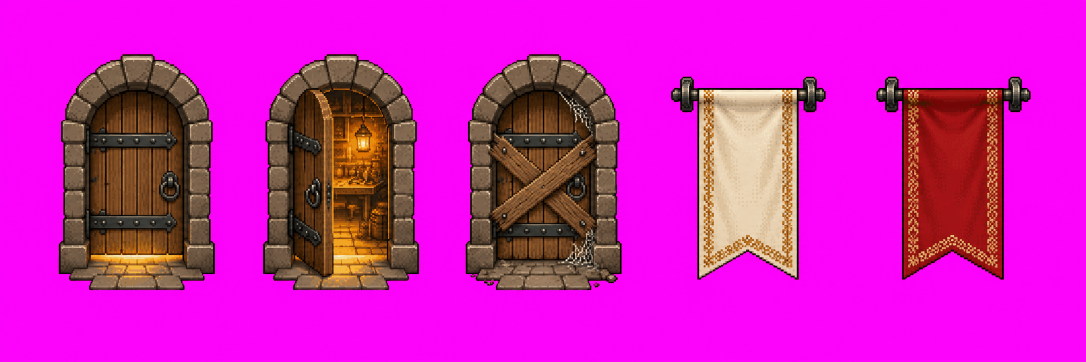
#> input picture .ledger/202610171741-guildworld/prototypes/headquarters/raw-art/doors.png, 2172 x 724 px (shown at 1/2 size)
$ python clean.py
#> lines starting #> are read from the running program, lines starting #| are printed output that depends on the picture; after the words box and inside, x2 and y2 are one past the last pixel; in counts of white or black regions, pixels touching at a corner belong together
"""PROTOTYPE (throwaway): turn raw-art/ into assets/ for the headquarters prototype.

Painted scenes load straight from raw-art/ (quantized to 256 colours). Sprite sheets on magenta are cut into pieces:
the door sheet into separate images, the cat sheet into one strip of equal frames with feet on one baseline.
Run from this directory: uv run -q -w pillow -w numpy python clean.py
"""

from pathlib import Path

import numpy as np
from PIL import Image

here = Path(__file__).resolve().parent
raw, out = here / "raw-art", here / "assets"
out.mkdir(exist_ok=True)


def cut(path, count):
#> called with count = 5
    sheet = np.array(Image.open(path).convert("RGB")).astype(int)
    r, g, b = sheet[..., 0], sheet[..., 1], sheet[..., 2]
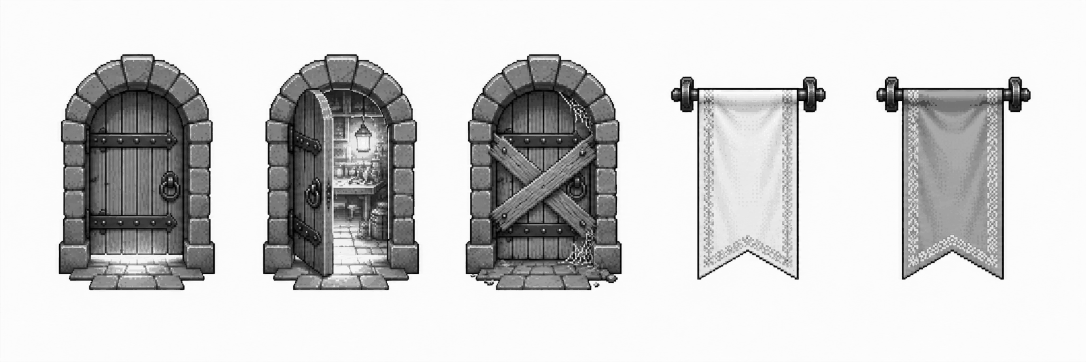
#> r: shape (724, 2172) int64 (shown at 1/2 size); min 1, max 253, mean 206.8
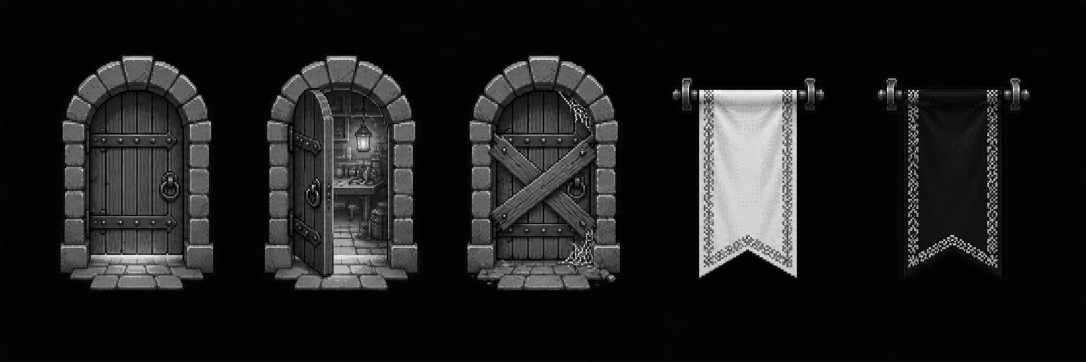
#> g: shape (724, 2172) int64 (shown at 1/2 size); min 1, max 238, mean 29.2
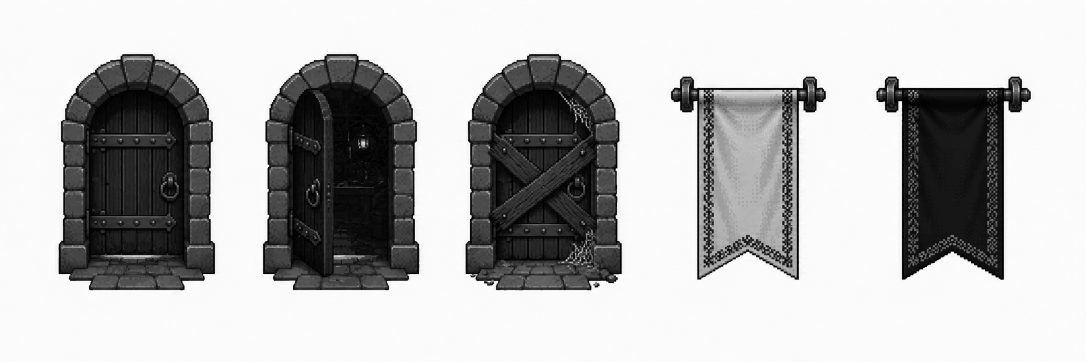
#> b: shape (724, 2172) int64 (shown at 1/2 size); min 0, max 252, mean 183.2
    # Wide on purpose: generated edges blend into the magenta, and a narrow key leaves a purple fringe.
    magenta = (r > 140) & (b > 140) & (g < 0.62 * np.minimum(r, b)) & (np.abs(r - b) < 90)
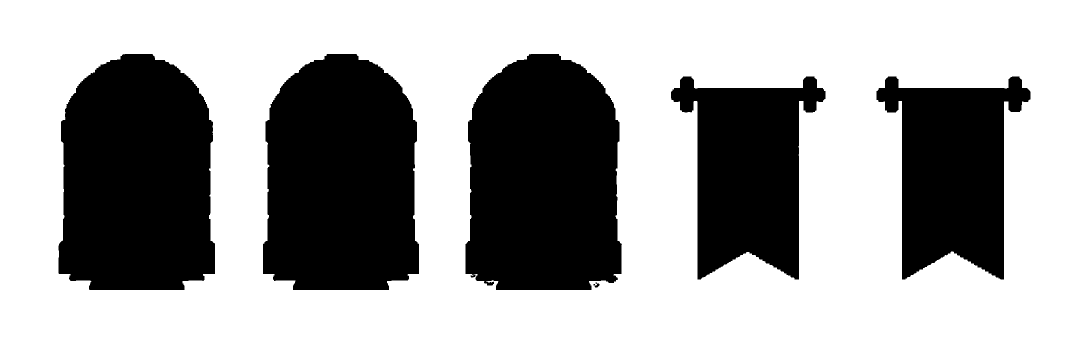
#> magenta: shape (724, 2172) bool (shown at 1/2 size); 65.7% white; 6 black regions, box (x1, y1, x2, y2) and area: (931, 108, 1244, 580) 128118, (117, 108, 430, 580) 127803, (526, 108, 838, 580) 127684, (1753, 153, 2061, 559) 77776, (1342, 153, 1651, 559) 77442, (1186, 564, 1199, 575) 63
    columns = (~magenta).sum(axis=0) > 3
    spans, start = [], None
    for x, filled in enumerate([*columns, False]):
        if filled and start is None:
            start = x
        elif not filled and start is not None:
            if x - start > 20:
                spans.append((start, x))
            start = None
#> after the loop, spans = [(117, 430), (526, 838), (931, 1243), (1342, 1651), (1753, 2061)]
    assert len(spans) == count, (path.name, spans)
    pieces = []
    for x0, x1 in spans:
        mask = ~magenta[:, x0:x1]
        rows = np.where(mask.sum(axis=1) > 3)[0]
        y0, y1 = rows[0], rows[-1] + 1
        rgba = np.zeros((y1 - y0, x1 - x0, 4), dtype=np.uint8)
        rgba[..., :3] = sheet[y0:y1, x0:x1]
        rgba[..., 3] = np.where(mask[y0:y1], 255, 0)
        pieces.append(Image.fromarray(rgba))
#> this loop made 5 passes
#> (x0, x1, y0, y1) on passes 1 to 5: (117, 430, 108, 580), (526, 838, 108, 580), (931, 1243, 108, 580), (1342, 1651, 153, 559), (1753, 2061, 153, 559)
#> pass 1, in cut, `mask = ~magenta[:, x0:x1]`:
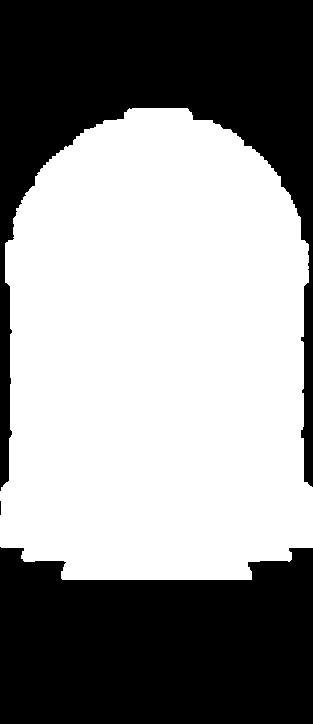
#> mask: shape (724, 313) bool; 56.4% white; 3 black regions (1 under 20 px), largest, box (x1, y1, x2, y2) and area: (0, 0, 313, 491) 50793, (0, 547, 313, 724) 48002
#> after the loop:
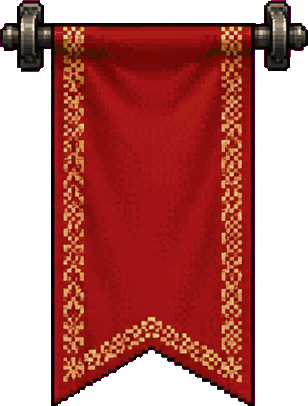
#> rgba: shape (406, 308, 4); mean R, G, B, A 184.7, 22.1, 111.1, 158.6; transparent parts drawn white
#> after the loop, pieces = 5 items
    return pieces


for name, piece in zip(["door-closed", "door-open", "door-boarded", "banner-cream", "banner-red"], cut(raw / "doors.png", 5)):
    piece.save(out / f"{name}.png")
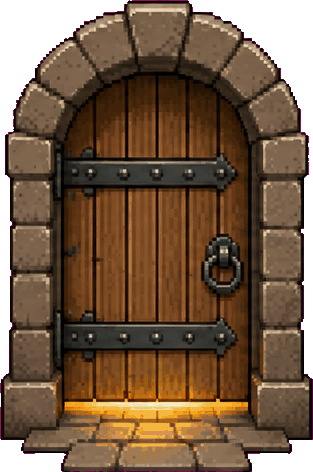
#> saved as door-closed.png: PIL image 313x472 RGBA; mean R, G, B, A 119.6, 61.8, 72.5, 220.6; transparent parts drawn white
    print(name, piece.size)
#| door-closed (313, 472)

if (raw / "cat.png").exists():
    frames = cut(raw / "cat.png", 4)
    scale = 56 / max(f.height for f in frames)
    frames = [f.resize((round(f.width * scale), round(f.height * scale)), Image.Resampling.LANCZOS) for f in frames]
    cw, ch = max(f.width for f in frames) + 2, max(f.height for f in frames) + 2
    strip = Image.new("RGBA", (cw * 4, ch))
    for i, f in enumerate(frames):
        strip.paste(f, (i * cw + (cw - f.width) // 2, ch - 1 - f.height), f)
    strip.save(out / "cat.png")
    print("cat frame", cw, ch)
